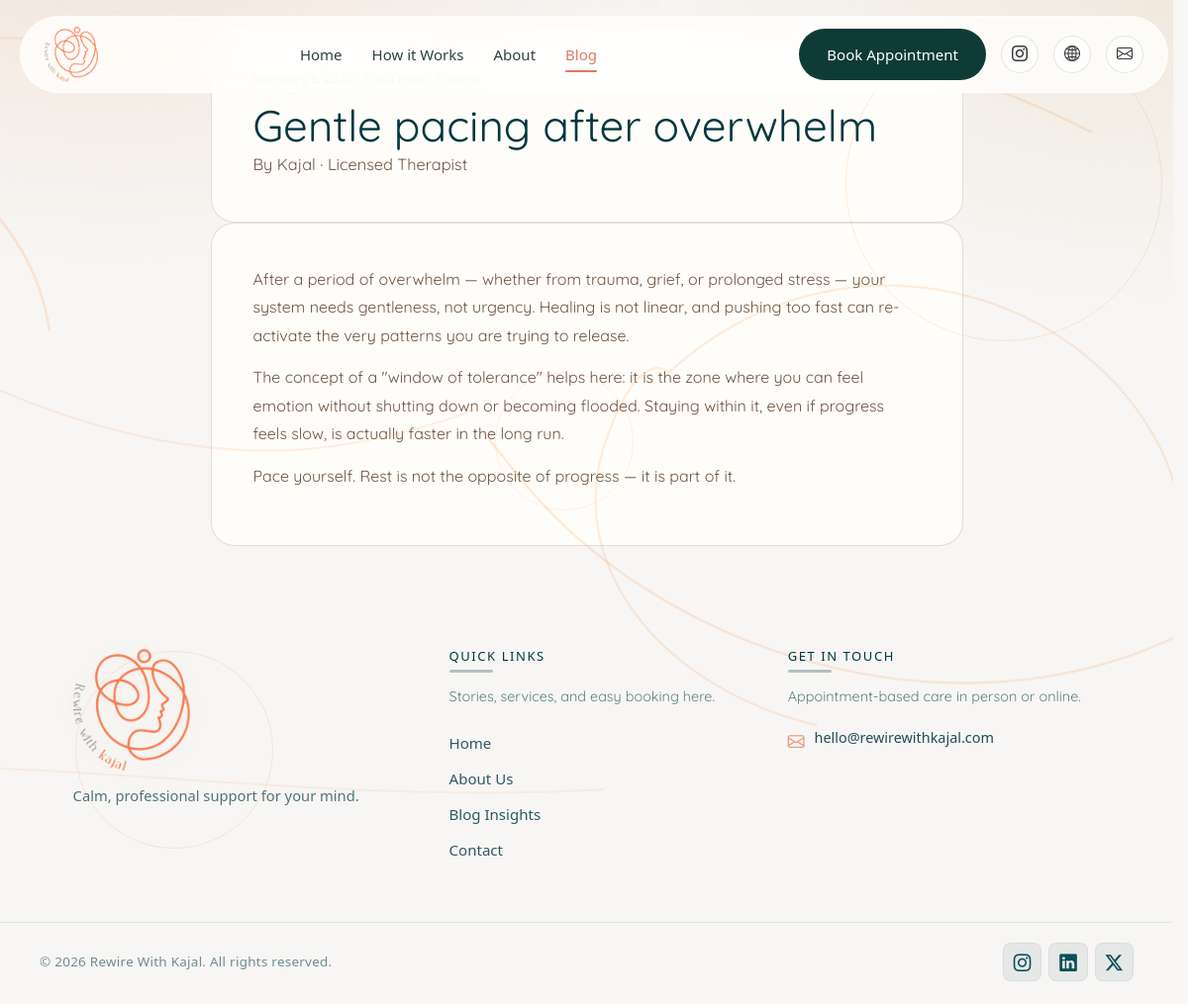
Screenshot of /php/blog-detail.php?slug=gentle-pacing-after-overwhelm with the database file from the repository.
### tables this page shows
CREATE TABLE IF NOT EXISTS `blogs` (
    `id` INT AUTO_INCREMENT PRIMARY KEY,
    `title` VARCHAR(255) NOT NULL,
    `slug` VARCHAR(255) NOT NULL UNIQUE,
    `excerpt` TEXT NOT NULL,
    `content` LONGTEXT NOT NULL,
    `category` VARCHAR(50) NOT NULL,
    `read_time` INT DEFAULT 5,
    `cover_image` VARCHAR(255) DEFAULT NULL,
    `status` ENUM('draft', 'published') DEFAULT 'draft',
    `created_at` TIMESTAMP DEFAULT CURRENT_TIMESTAMP
);

### php/blog-detail.php (the view, shortened to what this page needs)
<?php
$db = getDbConnection();
$slug = isset($_GET['slug']) ? trim($_GET['slug']) : '';
$post = null;
if ($slug) {
    $stmt = $db->prepare("SELECT * FROM `blogs` WHERE `slug`=:slug AND `status`='published'");
    $stmt->execute([':slug' => $slug]);
    $post = $stmt->fetch(PDO::FETCH_ASSOC);
}
?>
<!DOCTYPE html>
<html lang="en">
  <head>
    <link
      href="https://cdn.jsdelivr.net/npm/bootstrap@5.3.3/dist/css/bootstrap.min.css"
      rel="stylesheet"
    />
    <link rel="stylesheet" href="https://cdn.jsdelivr.net/npm/bootstrap-icons@1.11.3/font/bootstrap-icons.min.css" />
    <link rel="stylesheet" href="css/index-redesign.css" />
    <link rel="stylesheet" href="css/main-from-app.css" />
    <link rel="stylesheet" href="css/site-overrides.css" />
  </head>
  <body>
    <nav class="rw-navbar">
      <div class="rw-container">
        <a href="index.html" class="rw-logo">
          <img src="images/logo3.png" alt="Rewire with Kajal Logo">
        </a>
        <div class="rw-nav-links d-none d-lg-flex">
          <a href="index.html">Home</a>
          <a href="index.html#how-it-works">How it Works</a>
          <a href="about.html">About</a>
          <a href="blog.html" class="active">Blog</a>
        </div>
        <div class="rw-nav-actions d-none d-lg-flex">
          <a href="appointment.html#booking-form" class="rw-btn rw-btn-primary">Book Appointment</a>
          <a href="https://www.instagram.com/rewirewithkajal/" class="rw-social-icon" target="_blank" aria-label="Instagram"><i class="bi bi-instagram"></i></a>
          <a href="index.html" class="rw-social-icon" aria-label="Website"><i class="bi bi-globe2"></i></a>
          <a href="mailto:hello@rewirewithkajal.com" class="rw-social-icon" aria-label="Email"><i class="bi bi-envelope"></i></a>
        </div>
      </div>
    </nav>
    <div class="rw-site-line-art" aria-hidden="true">
      <div class="rw-site-line-art__float">
      </div>
    </div>
    <?php if ($post): ?>
    <article class="abt2-wrapper blog-detail-page" id="main-content">
      <header class="abt2-story-content blog-detail-block rw-reveal">
        <p class="blog-premium-date-time blog-detail-meta"><?php echo date('F j, Y', strtotime($post['created_at'])); ?> · <?php echo $post['read_time']; ?> min read · <?php echo htmlspecialchars($post['category']); ?></p>
        <h1 class="blog-detail-title"><?php echo htmlspecialchars($post['title']); ?></h1>
        <p class="abt2-hero-desc blog-detail-byline">By <strong>Kajal</strong> · Licensed Therapist</p>
      </header>
      <div class="abt2-story-content blog-detail-block rw-reveal">
        <div class="abt2-story-text">
          <?php echo $post['content']; ?>
        </div>
      </div>
    </article>
    <?php endif; ?>
    <footer class="site-footer">
      <div class="container footer-container">
        <div class="footer-panel">
          <div class="footer-col brand-col">
            <img src="images/logo3.png" alt="Rewire With Kajal" class="footer-logo" width="180" height="188" loading="lazy" decoding="async" />
            <p class="footer-description">Calm, professional support for your mind.</p>
          </div>
          <div class="footer-col links-col">
            <h3 class="footer-heading">Quick Links</h3>
            <p class="footer-col-lead">Stories, services, and easy booking here.</p>
            <ul class="footer-links">
              <li><a href="index.html">Home</a></li>
              <li><a href="about.html">About Us</a></li>
              <li><a href="blog.html">Blog Insights</a></li>
              <li><a href="appointment.html">Contact</a></li>
            </ul>
          </div>
          <div class="footer-col contact-col">
            <h3 class="footer-heading">Get in Touch</h3>
            <p class="footer-col-lead">Appointment-based care in person or online.</p>
            <ul class="footer-contact-info">
              <li><i class="bi bi-envelope contact-icon" aria-hidden="true"></i><span><a href="mailto:hello@rewirewithkajal.com">hello@rewirewithkajal.com</a></span></li>
            </ul>
          </div>
        </div>
      </div>
      <div class="footer-bottom">
        <div class="container footer-bottom-inner">
          <p>© <span id="y"></span> Rewire With Kajal. All rights reserved.</p>
          <div class="social-links">
            <a href="https://www.instagram.com/rewirewithkajal/" aria-label="Instagram" rel="noopener noreferrer" target="_blank"
              ><i class="bi bi-instagram"></i
            ></a>
            <a href="https://www.linkedin.com/" aria-label="LinkedIn" rel="noopener noreferrer" target="_blank"><i class="bi bi-linkedin"></i></a>
            <a href="https://twitter.com/" aria-label="Twitter" rel="noopener noreferrer" target="_blank"><i class="bi bi-twitter-x"></i></a>
          </div>
        </div>
      </div>
    </footer>
  </body>
</html>

### css/index-redesign.css (style rules this page uses)
:root { --rw-primary: #E77A4E; --rw-primary-hover: #d26a42; --rw-dark-teal: #0A373A; --rw-dark-teal-hover: #0d464a; --rw-bg-light: #FDFBF7; --rw-bg-card: #F7F2EC; --rw-text-dark: #333333; --rw-text-muted: #666666; --rw-font-heading: 'Playfair Display', serif; --rw-font-body: 'Inter', sans-serif; --rw-border-radius: 12px; --rw-border-radius-lg: 24px; }
body { font-family: var(--rw-font-body); background-color: var(--rw-bg-light); color: var(--rw-text-dark); margin: 0; padding: 0; line-height: 1.6; }
h1, h2, h3, h4, h5, h6 { font-family: var(--rw-font-heading); margin-top: 0; font-weight: 500; }
a { text-decoration: none; color: inherit; transition: color 0.3s ease; }
.rw-container { max-width: 1200px; margin: 0 auto; padding: 0 20px; }
.rw-btn { display: inline-flex; align-items: center; justify-content: center; padding: 12px 28px; border-radius: 30px; font-weight: 500; font-size: 16px; transition: all 0.3s ease; cursor: pointer; border: none; }
.rw-btn-primary { background-color: var(--rw-dark-teal); color: #fff; }
.rw-navbar { position: fixed; top: 16px; left: 50%; transform: translateX(-50%); width: calc(100% - 40px); max-width: 1240px; z-index: 1000; padding: 0; background: transparent; }
.rw-navbar .rw-container { background: rgba(255, 255, 255, 0.78); backdrop-filter: blur(20px) saturate(180%); -webkit-backdrop-filter: blur(20px) saturate(180%); border: 1px solid rgba(255, 255, 255, 0.85); box-shadow: 0 10px 35px rgba(15, 59, 54, 0.07), 0 2px 8px rgba(0, 0, 0, 0.03); border-radius: 60px; padding: 10px 24px; display: flex; align-items: center; justify-content: space-between; transition: all 0.3s ease; }
.rw-logo { display: flex; align-items: center; gap: 10px; font-family: var(--rw-font-heading); font-size: 24px; color: var(--rw-primary); }
.rw-logo img { height: 56px; max-height: 60px; width: auto; object-fit: contain; }
.rw-nav-links { display: flex; gap: 30px; align-items: center; }
.rw-nav-links a { font-size: 15px; font-weight: 500; color: #2F4142; position: relative; transition: color 0.3s ease; }
.rw-nav-links a.active { color: #E07A5F; font-weight: 600; }
.rw-nav-links a.active::after { content: ''; position: absolute; bottom: -6px; left: 0; width: 100%; height: 2px; background-color: #E07A5F; border-radius: 2px; }
.rw-nav-actions { display: flex; align-items: center; gap: 15px; }
.rw-social-icon { width: 38px; height: 38px; border-radius: 50%; border: 1px solid rgba(15, 59, 54, 0.12); background: rgba(255, 255, 255, 0.6); display: flex; align-items: center; justify-content: center; color: var(--rw-text-dark); transition: all 0.3s ease; }
.rw-btn-primary { background-color: #0F3B36; color: #ffffff; border-radius: 50px; padding: 14px 28px; font-size: 15px; font-weight: 500; display: inline-flex; align-items: center; gap: 10px; border: none; transition: all 0.3s ease; box-shadow: 0 4px 14px rgba(15, 59, 54, 0.15); }

### rows the page displays
blogs: title "Gentle pacing after overwhelm", content "After a period of overwhelm — whether from trauma, grief, or prolonged stress — your system needs gentleness, not urgency. Healing is not linear, and pushing too fast can re-activate the very patterns you are trying to release. The concept of a \"window of tolerance\" helps here: it is the zone where you can feel emotion without shutting down or becoming flooded. Staying within it, even if progress feels slow, is actually faster in the long run. Pace yourself. Rest is not the opposite of progress — it is part of it."
